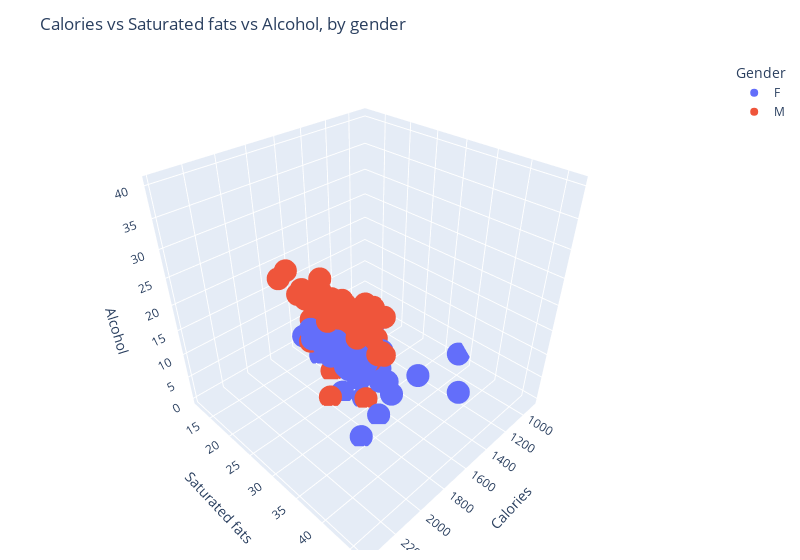

Notebook source saved alongside this figure:
### Code cell
x1 = fem_df[CAL]
y1 = fem_df[SAT_FAT]
z1 = fem_df[ALCOHOL]

x2 = masc_df[CAL]
y2 = masc_df[SAT_FAT]
z2 = masc_df[ALCOHOL]

fig = go.Figure()
fig.add_trace(go.Scatter3d(x=x1, y=y1, z=z1, mode='markers', name="F"))
fig.add_trace(go.Scatter3d(x=x2, y=y2, z=z2, mode='markers', name="M"))
fig.update_layout(scene = dict(
  xaxis_title="Calories",
  yaxis_title="Saturated fats",
  zaxis_title="Alcohol"),
  title="Calories vs Saturated fats vs Alcohol, by gender",
  legend_title="Gender",
  width=800,
  margin=dict(r=10, b=10, l=10, t=60)
  )

fig.show()
